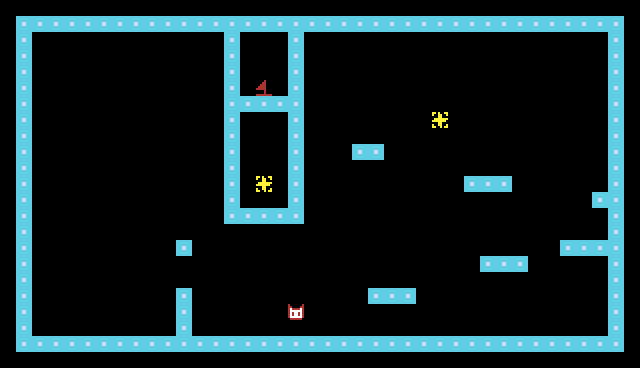

A 2D game scene composited from a Tiled map and its tileset images. What follows is a short description and the map's XML, with every tile layer's data as written:
An orthogonal 40x23 tile map with 16x16 px tiles, 1 tile layer (Tile Layer 2).

<map version="1.10" tiledversion="1.12.1" orientation="orthogonal" renderorder="right-down" width="40" height="23" tilewidth="16" tileheight="16" infinite="0" nextlayerid="3" nextobjectid="1">
 <editorsettings>
  <export target="map1.h" format="c_array" />
 </editorsettings>
 <tileset firstgid="1" source="tiles.tsx" />
 <layer id="2" name="Tile Layer 2" width="40" height="23">
  <data encoding="csv">
0,0,0,0,0,0,0,0,0,0,0,0,0,0,0,0,0,0,0,0,0,0,0,0,0,0,0,0,0,0,0,0,0,0,0,0,0,0,0,0,
0,2,2,2,2,2,2,2,2,2,2,2,2,2,2,2,2,2,2,2,2,2,2,2,2,2,2,2,2,2,2,2,2,2,2,2,2,2,2,0,
0,2,0,0,0,0,0,0,0,0,0,0,0,0,2,0,0,0,2,0,0,0,0,0,0,0,0,0,0,0,0,0,0,0,0,0,0,0,2,0,
0,2,0,0,0,0,0,0,0,0,0,0,0,0,2,0,0,0,2,0,0,0,0,0,0,0,0,0,0,0,0,0,0,0,0,0,0,0,2,0,
0,2,0,0,0,0,0,0,0,0,0,0,0,0,2,0,0,0,2,0,0,0,0,0,0,0,0,0,0,0,0,0,0,0,0,0,0,0,2,0,
0,2,0,0,0,0,0,0,0,0,0,0,0,0,2,0,4,0,2,0,0,0,0,0,0,0,0,0,0,0,0,0,0,0,0,0,0,0,2,0,
0,2,0,0,0,0,0,0,0,0,0,0,0,0,2,2,2,2,2,0,0,0,0,0,0,0,0,0,0,0,0,0,0,0,0,0,0,0,2,0,
0,2,0,0,0,0,0,0,0,0,0,0,0,0,2,0,0,0,2,0,0,0,0,0,0,0,0,5,0,0,0,0,0,0,0,0,0,0,2,0,
0,2,0,0,0,0,0,0,0,0,0,0,0,0,2,0,0,0,2,0,0,0,0,0,0,0,0,0,0,0,0,0,0,0,0,0,0,0,2,0,
0,2,0,0,0,0,0,0,0,0,0,0,0,0,2,0,0,0,2,0,0,0,2,2,0,0,0,0,0,0,0,0,0,0,0,0,0,0,2,0,
0,2,0,0,0,0,0,0,0,0,0,0,0,0,2,0,0,0,2,0,0,0,0,0,0,0,0,0,0,0,0,0,0,0,0,0,0,0,2,0,
0,2,0,0,0,0,0,0,0,0,0,0,0,0,2,0,5,0,2,0,0,0,0,0,0,0,0,0,0,2,2,2,0,0,0,0,0,0,2,0,
0,2,0,0,0,0,0,0,0,0,0,0,0,0,2,0,0,0,2,0,0,0,0,0,0,0,0,0,0,0,0,0,0,0,0,0,0,2,2,0,
0,2,0,0,0,0,0,0,0,0,0,0,0,0,2,2,2,2,2,0,0,0,0,0,0,0,0,0,0,0,0,0,0,0,0,0,0,0,2,0,
0,2,0,0,0,0,0,0,0,0,0,0,0,0,0,0,0,0,0,0,0,0,0,0,0,0,0,0,0,0,0,0,0,0,0,0,0,0,2,0,
0,2,0,0,0,0,0,0,0,0,0,2,0,0,0,0,0,0,0,0,0,0,0,0,0,0,0,0,0,0,0,0,0,0,0,2,2,2,2,0,
0,2,0,0,0,0,0,0,0,0,0,0,0,0,0,0,0,0,0,0,0,0,0,0,0,0,0,0,0,0,2,2,2,0,0,0,0,0,2,0,
0,2,0,0,0,0,0,0,0,0,0,0,0,0,0,0,0,0,0,0,0,0,0,0,0,0,0,0,0,0,0,0,0,0,0,0,0,0,2,0,
0,2,0,0,0,0,0,0,0,0,0,2,0,0,0,0,0,0,0,0,0,0,0,2,2,2,0,0,0,0,0,0,0,0,0,0,0,0,2,0,
0,2,0,0,0,0,0,0,0,0,0,2,0,0,0,0,0,0,3,0,0,0,0,0,0,0,0,0,0,0,0,0,0,0,0,0,0,0,2,0,
0,2,0,0,0,0,0,0,0,0,0,2,0,0,0,0,0,0,0,0,0,0,0,0,0,0,0,0,0,0,0,0,0,0,0,0,0,0,2,0,
0,2,2,2,2,2,2,2,2,2,2,2,2,2,2,2,2,2,2,2,2,2,2,2,2,2,2,2,2,2,2,2,2,2,2,2,2,2,2,0,
0,0,0,0,0,0,0,0,0,0,0,0,0,0,0,0,0,0,0,0,0,0,0,0,0,0,0,0,0,0,0,0,0,0,0,0,0,0,0,0
</data>
 </layer>
</map>
